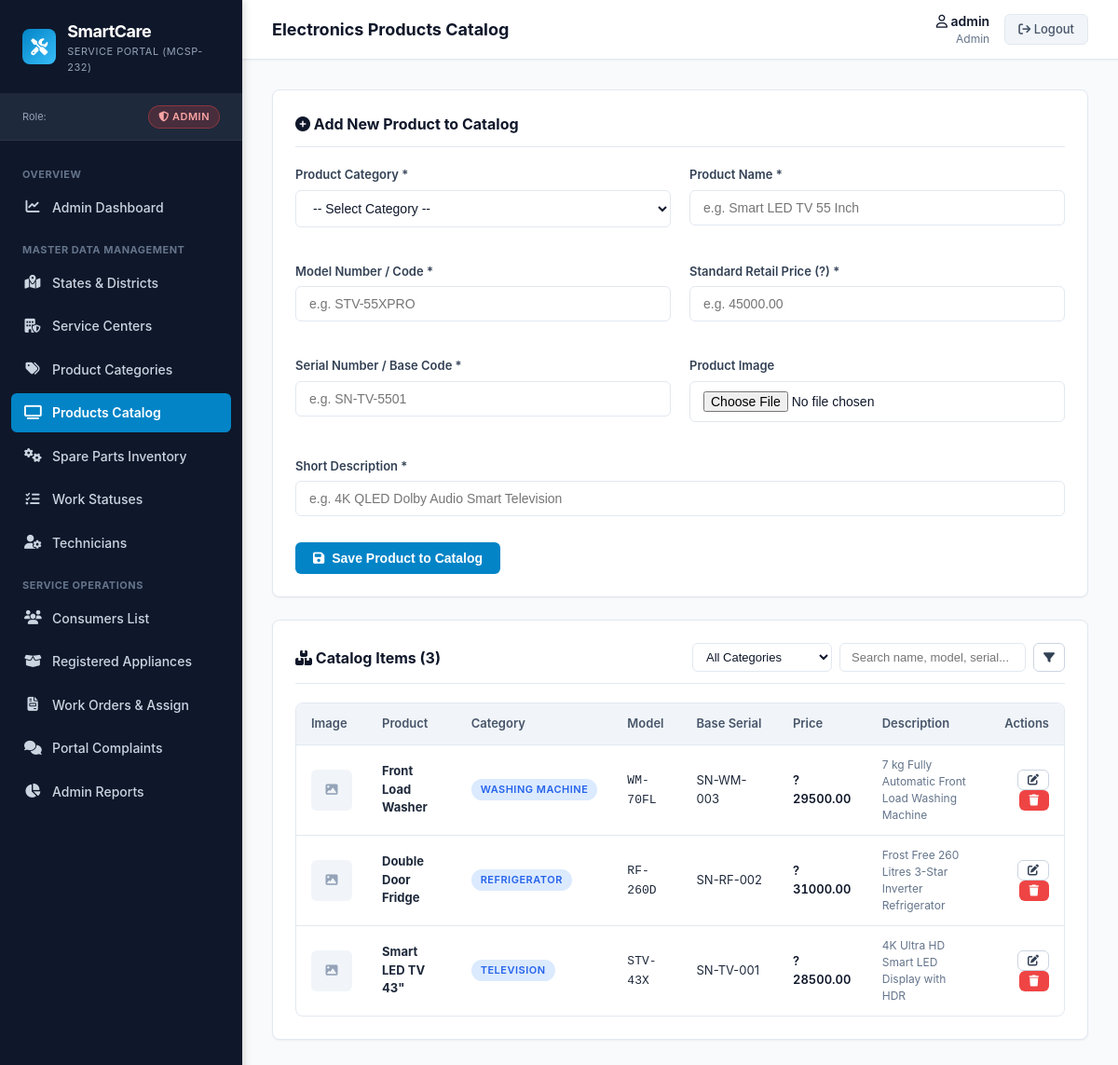
/products/manage/products/ (signed in), run on the app's committed database.
### products/models.py (models this page shows, shortened)
class Product(models.Model):
    prid = models.AutoField(primary_key=True)
    pcatid = models.ForeignKey(
        ProductCat,
        on_delete=models.CASCADE,
        db_column='pcatid',
        related_name='products'
    )
    prname = models.CharField(max_length=20)
    model = models.CharField(max_length=20)
    price = models.FloatField()
    srno = models.CharField(max_length=20)
    img = models.ImageField(upload_to='products/', blank=True, null=True)
    des = models.CharField(max_length=50)
    class Meta:
        db_table = 'products'
        verbose_name = 'Product'
        verbose_name_plural = 'Products'
        ordering = ['prname']

class ProductCat(models.Model):
    pcatid = models.AutoField(primary_key=True)
    category = models.CharField(max_length=20)
    class Meta:
        db_table = 'product_cat'
        verbose_name = 'Product Category'
        verbose_name_plural = 'Product Categories'
        ordering = ['category']

### products/views.py (the view, shortened to what this page needs)
# urls.py: path('manage/products/', views.manage_products, name='manage_products'),
@admin_required
def manage_products(request):
    categories = ProductCat.objects.all().order_by('category')
    q = request.GET.get('q', '').strip()
    cat_filter = request.GET.get('cat', '').strip()
    products = Product.objects.select_related('pcatid').all().order_by('-prid')
    if cat_filter:
        products = products.filter(pcatid_id=cat_filter)
    if q:
        products = products.filter(prname__icontains=q) | products.filter(model__icontains=q) | products.filter(srno__icontains=q)
    return render(request, 'products/manage_products.html', {
        'products': products,
        'categories': categories,
        'query': q,
        'cat_filter': cat_filter
    })

### accounts/context_processors.py (called while the page is built)
def auth_context(request):
    username = request.session.get('username')
    role = request.session.get('role')
    is_authenticated = bool(username and role)
    consumer = None
    technician = None
    if is_authenticated:
        if role == 'Consumer':
            consumer = ConsumerReg.objects.filter(email=username).first()
        elif role == 'Technician':
            technician = Technician.objects.filter(Email=username).first()
            if not technician:
                technician = Technician.objects.filter(Mob=username).first()
    return {
        'session_username': username,
        'session_role': role,
        'is_authenticated_custom': is_authenticated,
        'session_consumer': consumer,
        'session_technician': technician,
    }

### templates/products/manage_products.html (shortened to what this page needs)
{% extends 'base.html' %}
{% block page_title %}Electronics Products Catalog{% endblock %}
{% block content %}
<div class="card">
    <div class="card-header">
        <h2 class="card-title"><i class="fa-solid fa-plus-circle"></i> Add New Product to Catalog</h2>
    </div>
    <form method="POST" action="{% url 'products:manage_products' %}" enctype="multipart/form-data">
        <div class="form-grid">
            <div class="form-group">
                <label class="form-label" for="pcatid">Product Category *</label>
                <select id="pcatid" name="pcatid" class="form-control" required>
                    <option value="">-- Select Category --</option>
                </select>
            </div>
            <div class="form-group">
                <label class="form-label" for="prname">Product Name *</label>
                <input type="text" id="prname" name="prname" class="form-control" placeholder="e.g. Smart LED TV 55 Inch" required maxlength="20">
            </div>
            <div class="form-group">
                <label class="form-label" for="model">Model Number / Code *</label>
                <input type="text" id="model" name="model" class="form-control" placeholder="e.g. STV-55XPRO" required maxlength="20">
            </div>
            <div class="form-group">
                <label class="form-label" for="price">Standard Retail Price (?) *</label>
                <input type="number" step="0.01" id="price" name="price" class="form-control" placeholder="e.g. 45000.00" required>
            </div>
            <div class="form-group">
                <label class="form-label" for="srno">Serial Number / Base Code *</label>
                <input type="text" id="srno" name="srno" class="form-control" placeholder="e.g. SN-TV-5501" required maxlength="20">
            </div>
            <div class="form-group">
                <label class="form-label" for="img">Product Image</label>
                <input type="file" id="img" name="img" class="form-control" accept="image/*">
            </div>
            <div class="form-group" style="grid-column: 1 / -1;">
                <label class="form-label" for="des">Short Description *</label>
                <input type="text" id="des" name="des" class="form-control" placeholder="e.g. 4K QLED Dolby Audio Smart Television" required maxlength="50">
            </div>
        </div>
        <div style="margin-top: 10px;">
            <button type="submit" class="btn btn-primary">
                <i class="fa-solid fa-save"></i> Save Product to Catalog
            </button>
        </div>
    </form>
</div>
<div class="card">
    <div class="card-header">
        <h2 class="card-title"><i class="fa-solid fa-boxes-stacked"></i> Catalog Items ({{ products|length }})</h2>
        <form method="GET" action="{% url 'products:manage_products' %}" style="display: flex; gap: 8px;">
            <select name="cat" class="form-control" style="padding: 6px 10px; font-size: 13px; width: 150px;">
                <option value="">All Categories</option>
            </select>
            <input type="text" name="q" value="{{ query }}" placeholder="Search name, model, serial..." class="form-control" style="padding: 6px 12px; font-size: 13px; width: 200px;">
            <button type="submit" class="btn btn-secondary btn-sm"><i class="fa-solid fa-filter"></i></button>
        </form>
    </div>
    <div class="table-responsive">
        <table class="data-table">
            <thead>
                <tr>
                    <th style="width: 60px;">Image</th>
                    <th>Product</th>
                    <th>Category</th>
                    <th>Model</th>
                    <th>Base Serial</th>
                    <th>Price</th>
                    <th>Description</th>
                    <th style="text-align: right;">Actions</th>
                </tr>
            </thead>
            <tbody>
                {% for p in products %}
                    <tr>
                        <td>
                            {% if p.img %}
                                <img src="{{ p.img.url }}" alt="{{ p.prname }}" style="width: 44px; height: 44px; object-fit: cover; border-radius: 6px; border: 1px solid var(--border-color);">
                            {% else %}
                                <div style="width: 44px; height: 44px; background: #F1F5F9; border-radius: 6px; display: flex; align-items: center; justify-content: center; color: #94A3B8;">
                                    <i class="fa-solid fa-image"></i>
                                </div>
                            {% endif %}
                        </td>
                        <td><strong>{{ p.prname }}</strong></td>
                        <td><span class="badge badge-info">{{ p.pcatid.category }}</span></td>
                        <td><code>{{ p.model }}</code></td>
                        <td>{{ p.srno }}</td>
                        <td class="tabular-num" style="font-weight: 600; color: #0F172A;">?{{ p.price|floatformat:2 }}</td>
                        <td style="max-width: 220px; font-size: 12px; color: var(--text-muted);">{{ p.des }}</td>
                        <td style="text-align: right;">
                            <a href="{% url 'products:edit_product' p.prid %}" class="btn btn-secondary btn-sm" title="Edit">
                                <i class="fa-solid fa-pen-to-square"></i>
                            </a>
                            <form method="POST" action="{% url 'products:delete_product' p.prid %}" style="display: inline-block;" onsubmit="return confirm('Remove product {{ p.prname }}?');">
                                <button type="submit" class="btn btn-danger btn-sm" title="Delete">
                                    <i class="fa-solid fa-trash"></i>
                                </button>
                            </form>
                        </td>
                    </tr>
                {% empty %}
                    <tr>
                        <td colspan="8" style="text-align: center; color: var(--text-muted); padding: 20px;">
                            No products found in catalog.
                        </td>
                    </tr>
                {% endfor %}
            </tbody>
        </table>
    </div>
</div>
{% endblock %}

### static/css/style.css (style rules this page uses)
:root { --primary-navy: #0F172A; --secondary-navy: #1E293B; --accent-cyan: #0284C7; --accent-cyan-hover: #0369A1; --accent-cyan-light: #E0F2FE; --bg-canvas: #F8FAFC; --bg-card: #FFFFFF; --border-color: #E2E8F0; --border-focus: #38BDF8; --text-main: #0F172A; --text-muted: #64748B; --text-white: #FFFFFF; --status-green: #16A34A; --status-green-bg: #DCFCE7; --status-amber: #D97706; --status-amber-bg: #FEF3C7; --status-red: #DC2626; --status-red-bg: #FEE2E2; --status-blue: #2563EB; --status-blue-bg: #DBEAFE; --sidebar-width: 260px; --header-height: 64px; --border-radius: 8px; --box-shadow-sm: 0 1px 2px 0 rgb(0 0 0 / 0.05); --box-shadow: 0 4px 6px -1px rgb(0 0 0 / 0.1), 0 2px 4px -2px rgb(0 0 0 / 0.1); --box-shadow-lg: 0 10px 15px -3px rgb(0 0 0 / 0.1), 0 4px 6px -4px rgb(0 0 0 / 0.1); }
*, *::before, *::after { box-sizing: border-box; margin: 0; padding: 0; }
body { font-family: 'Inter', -apple-system, BlinkMacSystemFont, 'Segoe UI', Roboto, sans-serif; font-size: 14px; line-height: 1.5; color: var(--text-main); background-color: var(--bg-canvas); min-height: 100vh; }
a { color: var(--accent-cyan); text-decoration: none; transition: color 0.15s ease-in-out; }
.card { background-color: var(--bg-card); border: 1px solid var(--border-color); border-radius: var(--border-radius); box-shadow: var(--box-shadow-sm); padding: 24px; margin-bottom: 24px; }
.card-header { display: flex; justify-content: space-between; align-items: center; margin-bottom: 20px; padding-bottom: 12px; border-bottom: 1px solid var(--border-color); }
.card-title { font-size: 16px; font-weight: 700; color: var(--primary-navy); }
.btn { display: inline-flex; align-items: center; justify-content: center; gap: 8px; padding: 8px 18px; border-radius: 6px; font-size: 14px; font-weight: 600; cursor: pointer; border: 1px solid transparent; transition: all 0.15s ease; text-decoration: none; }
.btn-primary { background-color: var(--accent-cyan); color: #FFFFFF; }
.btn-secondary { background-color: #FFFFFF; color: #334155; border-color: #CBD5E1; }
.btn-danger { background-color: #EF4444; color: #FFFFFF; }
.btn-sm { padding: 4px 10px; font-size: 12px; }
.form-grid { display: grid; grid-template-columns: repeat(auto-fit, minmax(280px, 1fr)); gap: 20px; }
.form-group { margin-bottom: 18px; }
.form-label { display: block; font-size: 13px; font-weight: 600; color: #334155; margin-bottom: 6px; }
.form-control { width: 100%; padding: 10px 14px; font-size: 14px; color: var(--text-main); background-color: #FFFFFF; border: 1px solid var(--border-color); border-radius: 6px; outline: none; transition: border-color 0.15s ease, box-shadow 0.15s ease; }
.table-responsive { width: 100%; overflow-x: auto; border: 1px solid var(--border-color); border-radius: var(--border-radius); background: #FFFFFF; }
.data-table { width: 100%; border-collapse: collapse; font-size: 13px; text-align: left; }
.data-table th { background-color: #F1F5F9; color: #475569; font-weight: 600; padding: 12px 16px; border-bottom: 1px solid var(--border-color); white-space: nowrap; }
.data-table td { padding: 12px 16px; border-bottom: 1px solid var(--border-color); color: #1E293B; vertical-align: middle; }
.data-table tbody tr:last-child td { border-bottom: none; }
.tabular-num { font-variant-numeric: tabular-nums; font-weight: 600; }
.badge { display: inline-flex; align-items: center; padding: 3px 10px; font-size: 11px; font-weight: 600; border-radius: 9999px; text-transform: uppercase; letter-spacing: 0.5px; white-space: nowrap; }
.badge-info { background-color: var(--status-blue-bg); color: var(--status-blue); }

### data on the page
Product: prname "Front Load Washer", pcatid.category "WASHING MACHINE", model "WM-70FL", srno "SN-WM-003", price "29500.00", des "7 kg Fully Automatic Front Load Washing Machine"
Product: prname "Double Door Fridge", pcatid.category "REFRIGERATOR", model "RF-260D", srno "SN-RF-002", price "31000.00", des "Frost Free 260 Litres 3-Star Inverter Refrigerator"
Product: prname "Smart LED TV 43\"", pcatid.category "TELEVISION", model "STV-43X", srno "SN-TV-001", price "28500.00", des "4K Ultra HD Smart LED Display with HDR"

### other printed values
{{ session_role|default:'Guest' }} "ADMIN"
{{ session_username|default:'Guest' }} "admin"
{{ session_role|default:'Not Logged In' }} "Admin"
{{ products|length }} "3"
